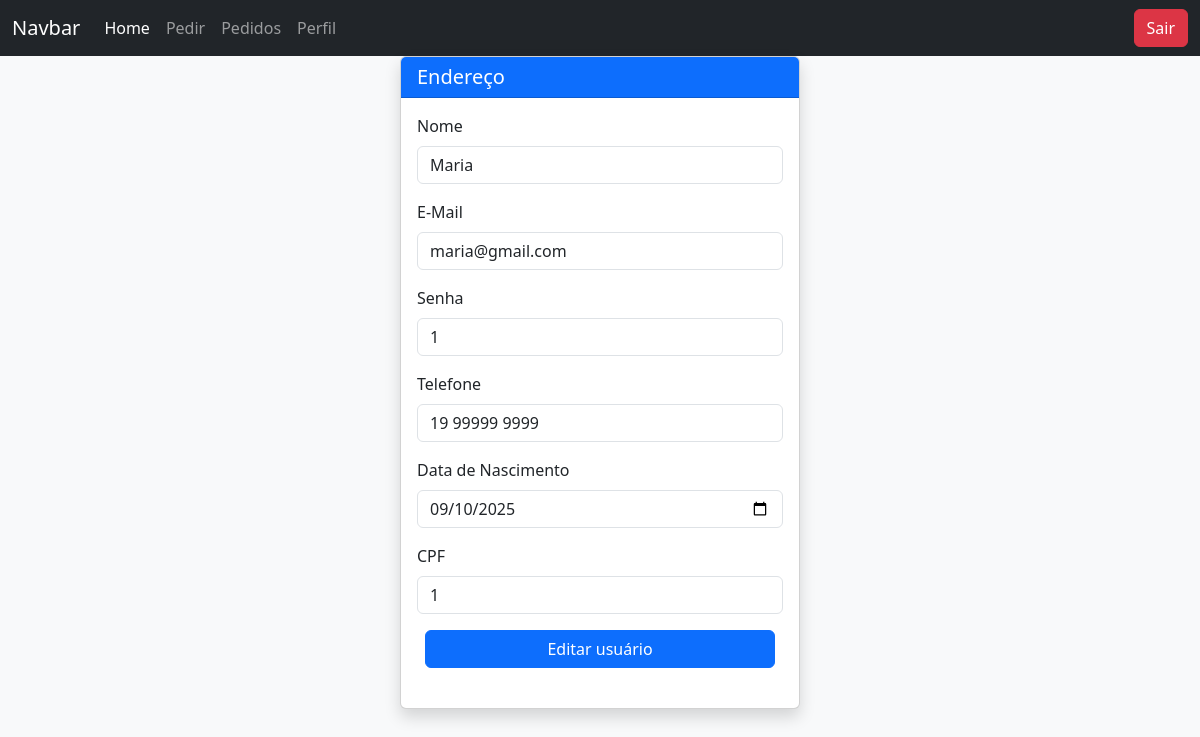
Page /php/user/cliente/perfil/editarUser.php (signed in) on the committed database.
### tables this page shows
CREATE TABLE `usuario` (
  `id_usuario` int NOT NULL AUTO_INCREMENT,
  `nome_usuario` varchar(255) DEFAULT NULL,
  `email` varchar(255) DEFAULT NULL,
  `senha` varchar(255) DEFAULT NULL,
  `telefone` varchar(50) DEFAULT NULL,
  `cpf` varchar(20) DEFAULT NULL,
  `dt_nascimento` date DEFAULT NULL,
  `tipo_usuario` enum('Administrador','Cliente') DEFAULT NULL,
  `status` enum('Ativo','Inativo') DEFAULT NULL,
  PRIMARY KEY (`id_usuario`),
  UNIQUE KEY `cpf` (`cpf`),
  UNIQUE KEY `email` (`email`)
);

### php/user/cliente/select/perfil.php (called while the page is built, shortened)
<?php
    $id_user_login = $_SESSION['id_user_login'];
    $sql = "SELECT nome_usuario, email, senha, telefone, cpf, dt_nascimento FROM usuario WHERE id_usuario = '$id_user_login'";
    $res = $conn -> query($sql);
    $user = $res -> fetch(PDO::FETCH_ASSOC);
?>

### php/user/cliente/perfil/editarUser.php (the view, shortened to what this page needs)
<?php
    include("../../../../padrao/header.php");
    include("../../../../padrao/nav-cliente.php");
    include("../../../../padrao/conexao.php");
    include("../select/perfil.php");
?>
<div class="col-md-4 mx-auto">
    <div class="card shadow">
        <div class="card-header bg-primary text-white">
            <h5 class="mb-0">Endereço</h5>
        </div>
        <div class="card-body">
            <form action="../update/user.php" method="post">
                <div class="mb-3">
                    <label class="form-label">Nome</label>
                    <input type="text" name="nome_usuario" class="form-control" value="<?= $user['nome_usuario']?>">
                </div>
                <div class="mb-3">
                    <label class="form-label">E-Mail</label>
                    <input type="text" name="email" class="form-control" value="<?= $user['email']?>">
                </div>
                <div class="mb-3">
                    <label class="form-label">Senha</label>
                    <input type="text" name="senha" class="form-control" value="<?= $user['senha']?>">
                </div>
                <div class="mb-3">
                    <label class="form-label">Telefone</label>
                    <input type="text" name="telefone" class="form-control" id="telefone" value="<?= $user['telefone']?>" pattern="\(\d{2}\) \d{4,5}-\d{4}" required>
                </div>
                <div class="mb-3">
                    <label for="Data de nascimento" class="form-label">Data de Nascimento</label>
                    <input type="date" name="dt_nascimento" class="form-control" value="<?= $user['dt_nascimento']?>" pattern="\d{3}\.\d{3}\.\d{3}-\d{2}"  required>
                </div>
                <div class="mb-3">
                    <label class="form-label">CPF</label>
                    <input type="text" name="cpf" class="form-control" id="cpf" value="<?= $user['cpf']?>" pattern="\d{3}\.\d{3}\.\d{3}-\d{2}"  required>
                </div>
                <div class="mb-0 p-2 pt-0">
                    <button type="submit" class="btn btn-primary w-100">Editar usuário</button>
                </div>
            </form>
        </div>
    </div>
</div>
<?php
    include("../../../../padrao/footer.php");
?>

### rows in the picture
usuario: nome_usuario "Maria", email "maria@gmail.com", senha "1", telefone "19 99999 9999", dt_nascimento "09/10/2025", cpf "1"
